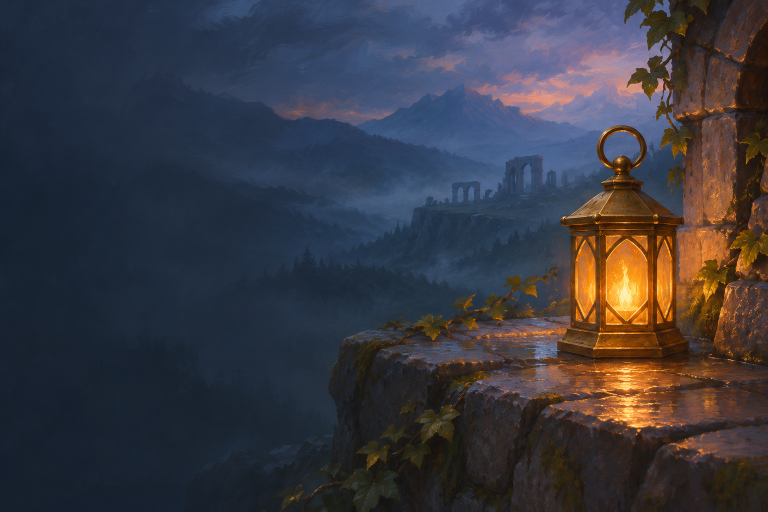
#> input picture assets/branding/ornaments/hero-lantern.png, 1536 x 1024 px (shown at 1/2 size)
$ python make_graphics.py
#> lines starting #> are read from the running program, lines starting #| are printed output that depends on the picture
"""Generate the Nexus Mods page graphics for BG3RTX.

Run from anywhere:  python docs/release/nexus/make_graphics.py
Screenshot pairs:   python docs/release/nexus/make_graphics.py --pairs <shots dir> [out dir]
  joins <name>_off.png + <name>_on.png into <name>_pair.jpg (default out:
  docs/release/nexus/screenshots/, which is not committed).
Needs Python 3 + Pillow only (no cairosvg, no network). Output goes to
docs/release/nexus/img/. Inputs are the project's own branding assets:
  assets/branding/bg3rtx-512.png          (emblem)
  assets/branding/surface-charcoal.png    (charcoal surface tile)
  assets/branding/ornaments/hero-lantern.png, corner.svg, divider.svg
  assets/fonts/LatoWeb-*.ttf              (UI font, OFL)
Display headings use Palatino Linotype (as the launcher mockup does) and fall
back to Georgia, then Lato, when it is not installed.
Palette: docs/release/VISUAL_STYLE.md and tools/launcher/ui/app.css.
"""
from __future__ import annotations

import math
import os
import re
import xml.etree.ElementTree as ET

from PIL import Image, ImageChops, ImageDraw, ImageFilter, ImageFont

HERE = os.path.dirname(os.path.abspath(__file__))
ROOT = os.path.abspath(os.path.join(HERE, "..", "..", ".."))
OUT = os.path.join(HERE, "img")
BRAND = os.path.join(ROOT, "assets", "branding")
ORN = os.path.join(BRAND, "ornaments")
FONTS = os.path.join(ROOT, "assets", "fonts")

# Palette (VISUAL_STYLE.md / app.css)
BG = (23, 25, 29)          # #17191D
BG_DEEP = (18, 20, 23)     # #121417
PANEL = (34, 38, 44)       # #22262C
TEXT = (241, 231, 210)     # #F1E7D2
TEXT_2 = (190, 181, 164)   # #BEB5A4
BORDER = (69, 75, 84)      # #454B54
GOLD = (214, 170, 98)      # #D6AA62
GOLD_HI = (240, 201, 131)  # #F0C983
GOLD_STOPS = [(0.0, (241, 213, 160)), (0.35, (191, 148, 84)),
              (0.65, (111, 81, 46)), (1.0, (218, 180, 123))]

SS = 4  # supersampling factor for vector drawing


# ---------------------------------------------------------------- fonts
# [7 lines left out: function _first_font, not called in this run]


def lato(size, semibold=False):
    return _first_font(["LatoWeb-Semibold.ttf" if semibold else "LatoWeb-Regular.ttf"], size)


# [15 lines left out: functions display, text_spaced, not called in this run]


def spaced_width(text, font, tracking):
    return sum(font.getlength(c) for c in text) + tracking * (len(text) - 1)


# ---------------------------------------------------------------- tiny SVG path renderer
_TOK = re.compile(r"[MmLlHhVvCcSsQqTtZz]|[-+]?(?:\d+\.?\d*|\.\d+)(?:[eE][-+]?\d+)?")


# [99 lines left out: functions _bez, parse_path, gradient_image, not called in this run]


def _gradient_fast(w, h):
    small = gradient_image(64, 64)
    return small.resize((w, h), Image.BILINEAR)


# [5 lines left out: function _hex, not called in this run]


def render_svg(path, scale=1.0, tint=None):
    """Rasterise an ornament SVG (paths only) to RGBA at `scale`."""
    tree = ET.parse(path)
    root = tree.getroot()
    ns = "{http://www.w3.org/2000/svg}"
    vw, vh = float(root.get("width")), float(root.get("height"))
    W, H = int(round(vw * scale)), int(round(vh * scale))
    S = scale * SS
    canvas = Image.new("RGBA", (W * SS, H * SS), (0, 0, 0, 0))
    grad = _gradient_fast(W * SS, H * SS) if tint is None else Image.new("RGB", (W * SS, H * SS), tint)

    # [49 lines left out: functions walk, paint_src, draw_path, not called in this run]

    walk(root, {"fill": "#000"})
    return canvas.resize((W, H), Image.LANCZOS)


# ---------------------------------------------------------------- helpers
# [7 lines left out: function charcoal, not called in this run]


def vignette(img, strength=0.45):
    w, h = img.size
    m = Image.new("L", (w // 4 + 1, h // 4 + 1), 0)
    px = m.load()
    for y in range(m.height):
        for x in range(m.width):
            dx = (x / (m.width - 1) - 0.5) * 2
            dy = (y / (m.height - 1) - 0.5) * 2
            v = min(1.0, math.sqrt(dx * dx * 0.6 + dy * dy * 0.9))
            px[x, y] = int(255 * strength * v ** 2)
    m = m.resize((w, h), Image.BILINEAR)
    dark = Image.new("RGB", (w, h), (5, 7, 9))
    return Image.composite(dark, img, m)


def emblem(size):
    return Image.open(os.path.join(BRAND, "bg3rtx-512.png")).convert("RGBA").resize((size, size), Image.LANCZOS)


# [6 lines left out: function gem, not called in this run]


def corner_frame(img, inset, size, scale):
    """Gold corner ornaments (corner.svg rotated) and a thin double rule."""
    c = render_svg(os.path.join(ORN, "corner.svg"), scale)
    w, h = img.size
    base = img.convert("RGBA")
    pos = [(inset, inset, 0), (w - inset - c.width, inset, 270),
           (w - inset - c.width, h - inset - c.height, 180), (inset, h - inset - c.height, 90)]
    for x, y, rot in pos:
        base.alpha_composite(c.rotate(rot), (x, y))
    return base


# [19 lines left out: functions save, hero_crop, not called in this run]


def hero_fit(w, h, scale, y0):
    """Hero at `scale`, right-aligned, so the whole lantern fits a short banner.

    The strip left of the painting continues its dark left edge (stretched and
    blurred); the left shade covers it, so no seam shows.
    """
    hero = Image.open(os.path.join(ORN, "hero-lantern.png")).convert("RGB")
    hw, hh = int(hero.width * scale), int(hero.height * scale)
    hero = hero.resize((hw, hh), Image.LANCZOS).crop((0, y0, hw, y0 + h))
    img = Image.new("RGB", (w, h))
    pad = w - hw
    if pad > 0:
        ramp_w = 160
        edge = hero.crop((0, 0, 24, h)).resize((1, h), Image.BOX).resize((pad + ramp_w, h), Image.BILINEAR)
        img.paste(edge.filter(ImageFilter.GaussianBlur(16)), (0, 0))
        hero_m = Image.new("L", (hw, h), 255)
        ramp = Image.linear_gradient("L").rotate(90).resize((ramp_w, h))
        hero_m.paste(ImageChops.invert(ramp), (0, 0))
        img.paste(hero, (pad, 0), hero_m)
    else:
        img.paste(hero.crop((hw - w, 0, hw, h)), (0, 0))
    return img


def left_shade(img, reach=0.62, max_alpha=0.88, color=BG_DEEP):
    w, h = img.size
    m = Image.new("L", (w, 1))
    for x in range(w):
        t = x / (w * reach)
        a = max_alpha * max(0.0, 1 - t) ** 1.6 if t < 1 else 0
        m.putpixel((x, 0), int(255 * a))
    m = m.resize((w, h))
    return Image.composite(Image.new("RGB", (w, h), color), img, m)


def edge_rule(img, inset=6, color=GOLD, alpha=150):
    over = Image.new("RGBA", img.size, (0, 0, 0, 0))
    d = ImageDraw.Draw(over)
    w, h = img.size
    d.rectangle((inset, inset, w - 1 - inset, h - 1 - inset), outline=color + (alpha,), width=1)
    d.rectangle((inset + 4, inset + 4, w - 5 - inset, h - 5 - inset), outline=color + (alpha // 3,), width=1)
    return Image.alpha_composite(img.convert("RGBA"), over)


# ---------------------------------------------------------------- graphics
def make_banner():
    """Nexus header banner: exactly 1300 x 372."""
    W, H = 1300, 372
    img = hero_fit(W, H, scale=0.70, y0=153)
#> in hero_fit, hero is the input picture: PIL image 1536x1024 RGB; mean R, G, B 57.2, 56.9, 65.1
#> in hero_fit, `hero = hero.resize((hw, hh), Image.LANCZOS).crop((0, y0, hw, y0 + h))`:
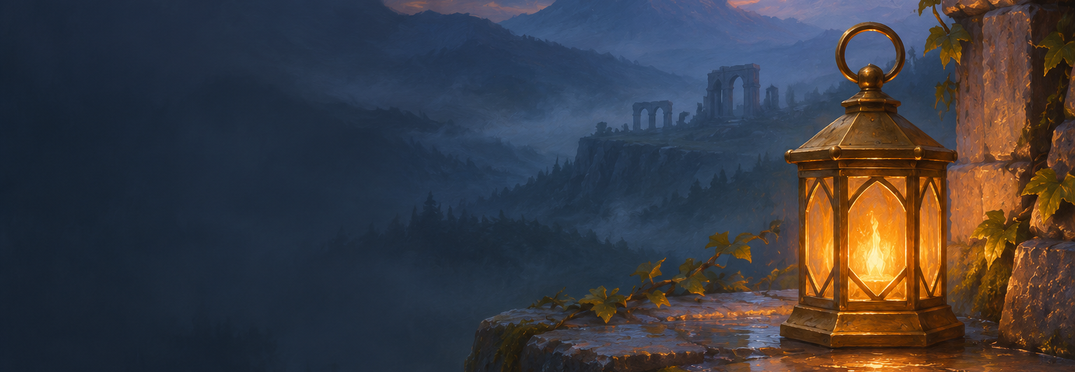
#> hero: PIL image 1075x372 RGB; mean R, G, B 60, 59.3, 65.1
#> in hero_fit, `img = Image.new("RGB", (w, h))`: img: PIL image 1300x372 RGB; every value is 0
#> in hero_fit, `edge = hero.crop((0, 0, 24, h)).resize((1, h), Image.BOX).resize((pad ..`:
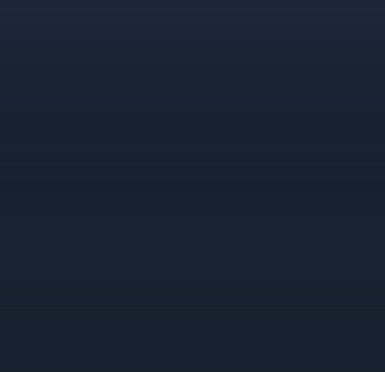
#> edge: PIL image 385x372 RGB; mean R, G, B 23.7, 34.9, 49.8
#> in hero_fit, `hero_m = Image.new("L", (hw, h), 255)`: hero_m: PIL image 1075x372 L; every value is 255
#> in hero_fit, `ramp = Image.linear_gradient("L").rotate(90).resize((ramp_w, h))`:
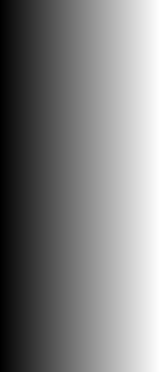
#> ramp: PIL image 160x372 L; min 0, max 255, mean 127.6
#> in hero_fit, `hero_m.paste(ImageChops.invert(ramp), (0, 0))`:
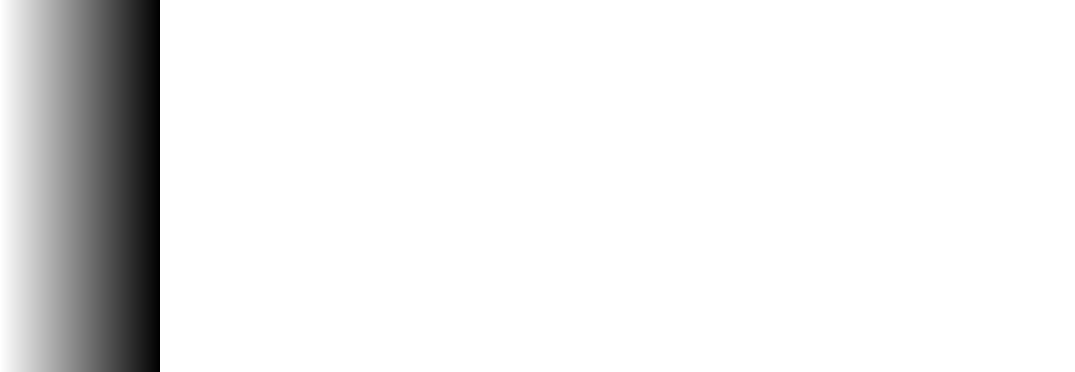
#> hero_m: PIL image 1075x372 L; min 0, max 255, mean 236
#> in hero_fit, `img.paste(hero, (pad, 0), hero_m)`:
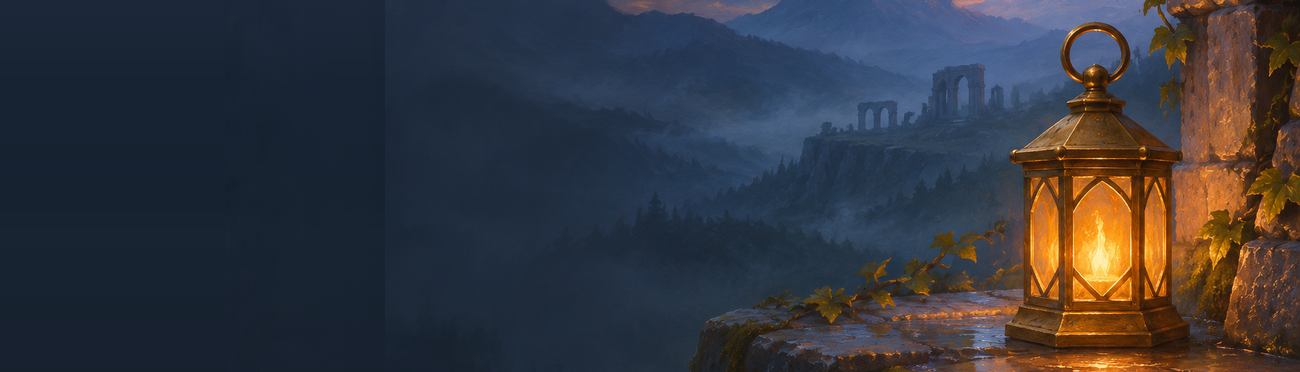
#> img: PIL image 1300x372 RGB; mean R, G, B 53.6, 54.9, 62.2
    img = left_shade(img, reach=0.66, max_alpha=0.93)
    img = vignette(img, 0.35)
#> in vignette, `m = Image.new("L", (w // 4 + 1, h // 4 + 1), 0)`: m: PIL image 326x94 L; every value is 0
#> in vignette, `m = m.resize((w, h), Image.BILINEAR)`:
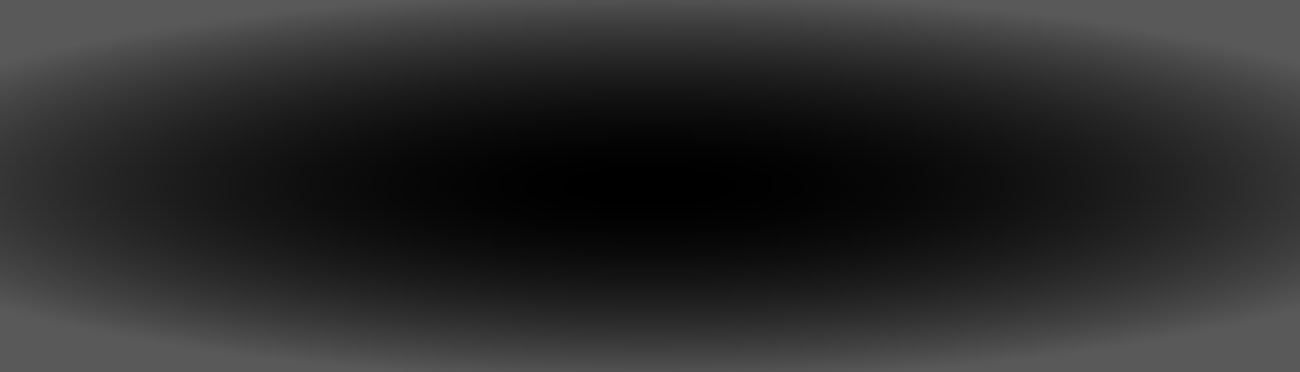
#> m: PIL image 1300x372 L; min 0, max 89, mean 43.6
#> in vignette, `return Image.composite(dark, img, m)`:
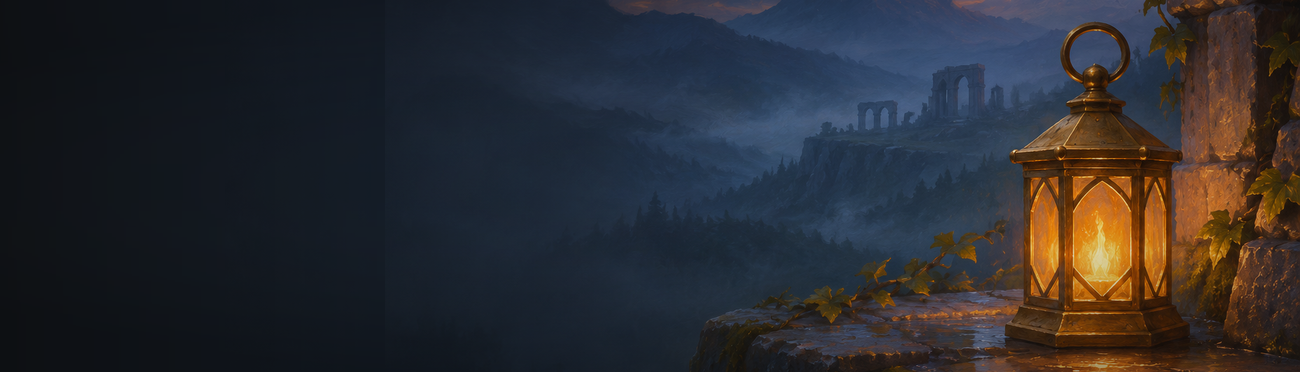
#> returned value: PIL image 1300x372 RGB; mean R, G, B 43.3, 43.4, 47.8
    img = edge_rule(img, inset=8)
#> in edge_rule, `over = Image.new("RGBA", img.size, (0, 0, 0, 0))`: over: PIL image 1300x372 RGBA; every value is 0
    img = corner_frame(img, 8, 0, 0.78)
    d = ImageDraw.Draw(img)

    # Nexus overlays breadcrumbs, title and stats below about y=200 and a button at the
    # top right (x>1190, y<70): text and emblem stay in x 60-1100, y 20-190.
    x0, top = 84, 30
    img.alpha_composite(emblem(84), (x0, top + 4))
    word = lato(74, semibold=True)
    end = text_spaced(d, (x0 + 104, top + 78), "BG3RTX", word, TEXT, tracking=3)
    tag_f = lato(14, semibold=True)
    tw = spaced_width("BETA", tag_f, 2.5)
    tx, ty = end + 16, top + 22
    d.rounded_rectangle((tx, ty, tx + tw + 18, ty + 24), radius=4, outline=GOLD, width=1)
    text_spaced(d, (tx + 9, ty + 17), "BETA", tag_f, GOLD_HI, tracking=2.5)

    d.text((x0 + 2, top + 122), "Ray-traced lighting for Baldur's Gate 3", font=display(31), fill=TEXT, anchor="ls")
    div = render_svg(os.path.join(ORN, "divider.svg"), 0.8)
    img.alpha_composite(div, (x0 - 4, top + 134))
    save(img.convert("RGB"), "banner.png")


# [45 lines left out: functions make_sticky_banner, make_header, not called in this run]


def make_divider():
    div = render_svg(os.path.join(ORN, "divider.svg"), 1.5)
    save(div, "divider.png")


# [192 lines left out: functions make_badges, _qcurve, dragon_wing, gold_text, make_beware, make_thumbnail and 1 more, not called in this run]


HEADERS = [
    ("features", "What it does"),
    ("screenshots", "Screenshots"),
    ("requirements", "Requirements"),
    ("install", "Installation"),
    ("presets", "Presets"),
    ("controls", "Controls and hotkeys"),
    ("limits", "Compatibility and known limits"),
    ("faq", "FAQ"),
    ("uninstall", "Uninstall"),
    ("bugs", "Reporting bugs"),
    ("licence", "Licence and credits"),
    ("read_first", "Please read first"),
    ("known_issues", "Known issues"),
    ("help", "Getting help"),
]


# [40 lines left out: function make_pairs, not called in this run]


def main():
    import sys
    if len(sys.argv) >= 3 and sys.argv[1] == "--pairs":
        out = sys.argv[3] if len(sys.argv) > 3 else os.path.join(HERE, "screenshots")
        make_pairs(sys.argv[2], out)
        return
    make_banner()
    make_sticky_banner()
    make_divider()
    make_badges()
    make_beware()
    make_thumbnail()
    make_only()
    for name, title in HEADERS:
        make_header(name, title)
    total = sum(os.path.getsize(os.path.join(OUT, f)) for f in os.listdir(OUT))
    print(f"total {total / 1024:.1f} KiB in {OUT}")


if __name__ == "__main__":
#> (the run stopped early here; a loop or call above may not have finished)
